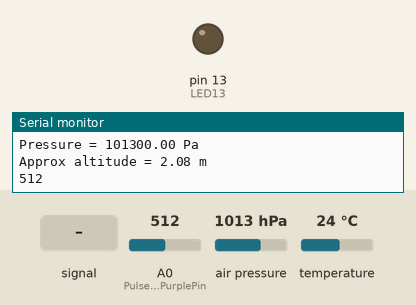
The sketch below on a simulated Arduino Uno, built with avr-gcc and run on an emulated ATmega328P. Shown: output pins drawn as LEDs (lit = HIGH), the last lines printed to the serial monitor. Dashed ring = blinking. Inputs (shaded band) come from the test bench; at power-on: air pressure 1013 hPa, A0 (PulseSensorPurplePin) = 512, temperature 24 °C. WiFi joins after 1.5 s; servers stay silent unless stated.

Above: at 3.0 s.
3.1 s: A0 (PulseSensorPurplePin) fed a 200 Hz sine of ±460 counts around its level
At 4.0 s:
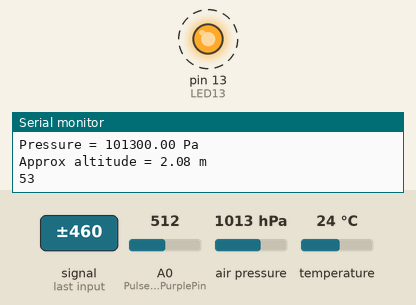
8.6 s: air pressure set to 1024 hPa
At 9.5 s:
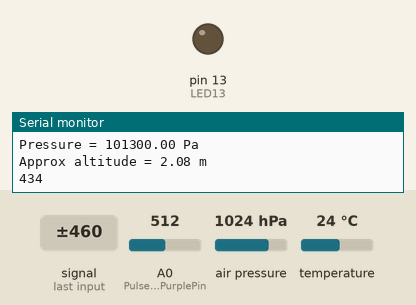
11.7 s: air pressure set to 1028 hPa
At 14.1 s:
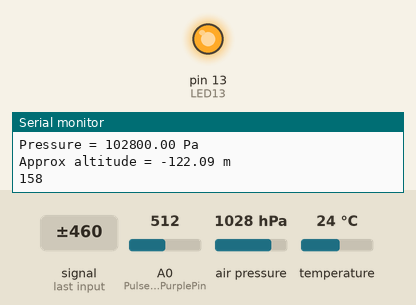
Timing chart, 0 to 16.0 s (numbered marks = the images above; inputs shaded):
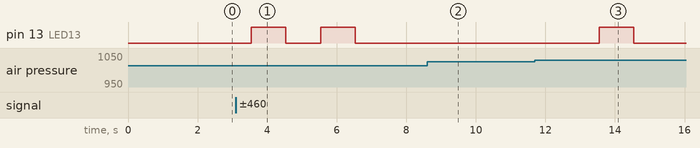

Measured:
- the behaviour switches between 1025 and 1026 hPa on air pressure (found by bisection; images 2 and 3)
- after the input at 3.1 s, pin 13 (LED13): alternates HIGH for 1.0 s and LOW for 1.0 s, 4 changes in all, then stays LOW, starting after 0.44 s
- after the input at 8.6 s, pin 13 (LED13): stays LOW (without the input it goes to HIGH after 0.92 s)
- after the input at 11.7 s, pin 13 (LED13): LOW → HIGH after 1.8 s, → LOW 1.0 s later

The sketch:

ledBlynk.ino
```cpp
// (licence header left out)
/* Comment this out to disable prints and save space */
#define BLYNK_PRINT Serial


#include <SoftwareSerial.h>
SoftwareSerial SwSerial(10, 11); // RX, TX

#include <BlynkSimpleSerialBLE.h>
#include <SoftwareSerial.h>

#include <Wire.h>
#include <SPI.h>
#include <Adafruit_Sensor.h>
#include <Adafruit_BMP280.h>

#define BMP_SCK 13
#define BMP_MISO 12
#define BMP_MOSI 11
#define BMP_CS 10

Adafruit_BMP280 bme; // I2C
//Adafruit_BMP280 bme(BMP_CS); // hardware SPI
//Adafruit_BMP280 bme(BMP_CS, BMP_MOSI, BMP_MISO,  BMP_SCK);

int PulseSensorPurplePin = 0;        // Pulse Sensor PURPLE WIRE connected to ANALOG PIN 0
int LED13 = 13;                      //  The on-board Arduion LED


int Signal;                      // holds the incoming raw data. Signal value can range from 0-1024
int Threshold = 350;            // Determine which Signal to "count as a beat", and which to ingore.

int flag=0;

// You should get Auth Token in the Blynk App.
// Go to the Project Settings (nut icon).
char auth[] = "f5e0e4a7ade6417095a7333ef386ae76";

SoftwareSerial SerialBLE(10, 11); // RX, TX

WidgetLED led2(V2);

BlynkTimer timer;

// V2 LED Widget is fading
void fadeLedWidget()
{
  static int value = 0;
  static int delta = 30;
  value += delta;
  if (value > 255 || value < 0) {
    delta = -delta;
  } else {
    Serial.print("LED on V2: ");
    Serial.println(value);
    led2.setValue(value);
  }

    Serial.print("Temperature = ");
    Serial.print(bme.readTemperature());
    Serial.println(" *C");

    Serial.print("Pressure = ");
    Serial.print(bme.readPressure());
    Serial.println(" Pa");

    Serial.print("Approx altitude = ");
    Serial.print(bme.readAltitude(1013.25)); // this should be adjusted to your local forcase
    Serial.println(" m");

    Blynk.virtualWrite(V10, bme.readTemperature());
    Blynk.virtualWrite(V11, bme.readPressure());
    Blynk.virtualWrite(V12, bme.readAltitude(1013.25));

    Signal = analogRead(PulseSensorPurplePin);  // Read the PulseSensor's value.
                                              // Assign this value to the "Signal" variable.

   Serial.println(Signal);                    // Send the Signal value to Serial Plotter.


   if(Signal < Threshold){                          // If the signal is above "550", then "turn-on" Arduino's on-Board LED.
     digitalWrite(LED13,HIGH);
     if(flag==1) {
        Blynk.notify("Pulse too Low!!");
        flag=0;
     }
   } else {
     digitalWrite(LED13,LOW);     //  Else, the sigal must be below "550", so "turn-off" this LED.
     flag=1;
   }

   Blynk.virtualWrite(V7, Signal);

}

void setup()
{
  // Debug console
  Serial.begin(9600);

  pinMode(LED13,OUTPUT);         // pin that will blink to your heartbeat!

  if (!bme.begin()) {
    Serial.println("Could not find a valid BMP280 sensor, check wiring!");
    while (1);
  }

  SerialBLE.begin(38400);
  Blynk.begin(SerialBLE, auth);

  Serial.println("Waiting for connections...");


  timer.setInterval(1000L, fadeLedWidget);
}

void loop() {

  Blynk.run();
  timer.run();
}
```
